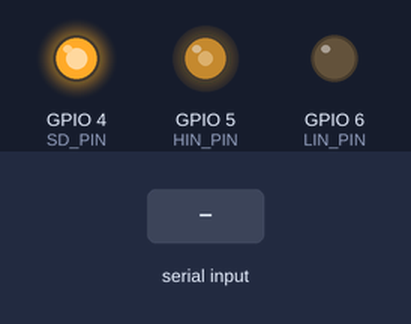
Bench run of a sketch on a simulated ESP32-S3. On the bench: output pins drawn as LEDs (lit = HIGH). Inputs (shaded band) come from the test bench. What the sketch prints to the serial monitor is not drawn.

Above: at 1.2 s.
1.3 s: "90,45\n" received over Serial
At 2.1 s:
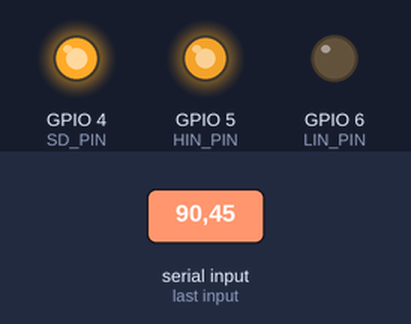
2.8 s: "5\n" received over Serial
At 3.2 s:
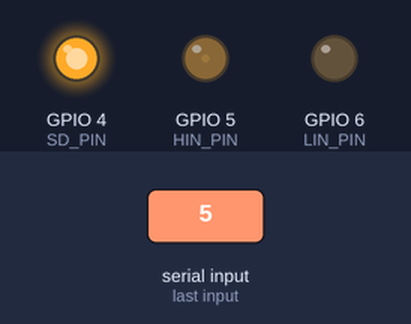
4.3 s: "90\n" received over Serial
At 5.5 s:
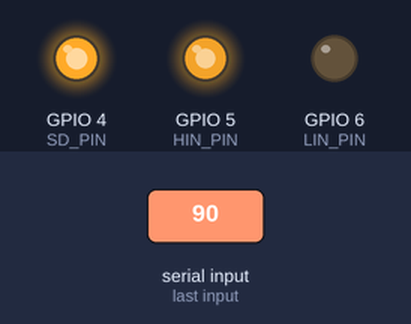
Timing chart, 0 to 7.3 s (numbered marks = the images above; inputs shaded):
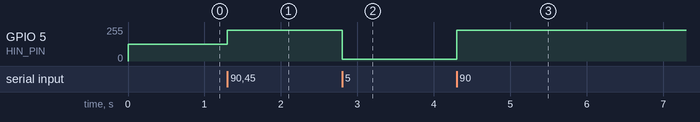

Measured:
- after the input at 1.3 s, GPIO 5 (HIN_PIN): 127/255 → 229/255 at once
- after the input at 2.8 s, GPIO 5 (HIN_PIN): 229/255 → 13/255 at once
- after the input at 4.3 s, GPIO 5 (HIN_PIN): 13/255 → 229/255 at once

The sketch:

chargeAlgo.ino
```cpp
 #define HIN_PIN   5
#define LIN_PIN   6
#define SD_PIN    4

const int pwmFreq = 2000;
const int pwmResolution = 10;

int dutyPercent = 50;

void setup() {
  Serial.begin(115200);

  pinMode(SD_PIN, OUTPUT);
  digitalWrite(SD_PIN, HIGH);

  pinMode(LIN_PIN, OUTPUT);
  digitalWrite(LIN_PIN, LOW);

  // Attach PWM
  ledcAttach(HIN_PIN, pwmFreq, pwmResolution);

  // ---- SET INITIAL DUTY (50%) ----
  uint32_t maxDuty = (1 << pwmResolution) - 1;   // 1023 for 10-bit
  uint32_t dutyValue = (dutyPercent * maxDuty) / 100;

  ledcWrite(HIN_PIN, dutyValue);

  Serial.print("Initial Duty: ");
  Serial.print(dutyPercent);
  Serial.println("%");
  Serial.println("Enter Duty Cycle (0–100):");
}

void loop() {

  if (Serial.available()) {
    String input = Serial.readStringUntil('\n');
    input.trim();

    if (input.length() > 0) {

      int newDuty = input.toInt();

      if (newDuty >= 0 && newDuty <= 100) {
        dutyPercent = newDuty;

        uint32_t maxDuty = (1 << pwmResolution) - 1;
        uint32_t dutyValue = (dutyPercent * maxDuty) / 100;

        ledcWrite(HIN_PIN, dutyValue);

        Serial.print("Duty set to: ");
        Serial.print(dutyPercent);
        Serial.println("%");
      }
      else {
        Serial.println("Invalid input! Enter 0–100");
      }
    }
  }
}
```
